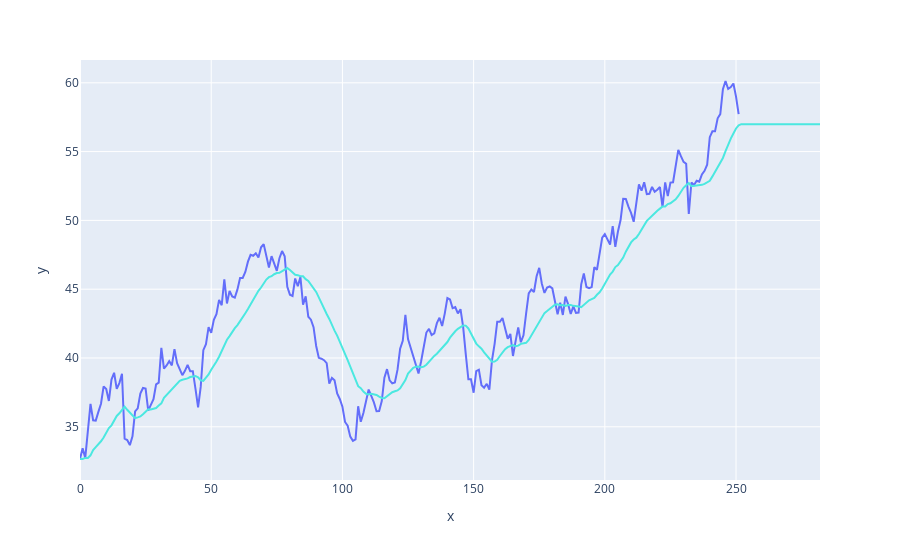

Notebook cell for this chart:
### Markdown cell above
As you can see, moving averages are much better at following the general trend of the data depending on the order selected (you can try different orders and witness the consequences on the visualization). However moving averages present a major drawback :
Since the moving average is calculated over the $T$ previous dates (current date included) it is always lagged compared to the actual time series, and the higher the order the longer the lag.

### Exponential Smoothing

This is a very popular scheme to produce a smoothed Time Series. Whereas in Single Moving Averages the past observations are weighted equally, Exponential Smoothing assigns exponentially decreasing weights as the observation get older.

In other words, recent observations are given relatively more weight in forecasting than the older observations.

#### Single exponential smoothing

This smoothing scheme begins by setting $S_2$ to $X_1$, where $S_i$ stands for smoothed observation at date $i$.

For any date $t$, the smoothed value $S_t$ is given by :

$$
S_t = \alpha X_t + (1-\alpha)S_{t-1}
$$

Where $\alpha \in [0,1]$ and $t \geq 3$

Let's compute an exponential moving average for or column ```Open``` with $\alpha=0.1$ :

### Code cell
from statsmodels.tsa.holtwinters import SimpleExpSmoothing

SES = SimpleExpSmoothing(data["Open"])
SES_fit = SES.fit(0.1)
SES_predict = SES_fit.predict(start=0, end = len(data)+30)

fig = px.line(x=range(len(data)), y=data["Open"])
fig.add_trace(px.line(x=SES_predict.index, y=SES_predict).data[0])
fig['data'][1]['line']['color']="#4BE8E0"
fig.show()

### Figure 1 — Plotly figure (JSON) as saved in the notebook; plotly's stock layout.template omitted (floating-point values rounded to 4 significant figures; data arrays with more than 128 entries replaced by an {"elided": "..."} marker saying what was removed)
{"data": [{"hovertemplate": "x=%{x}<br>y=%{y}<extra></extra>", "legendgroup": "", "line": {"color": "#636efa", "dash": "solid"}, "marker": {"symbol": "circle"}, "mode": "lines", "name": "", "orientation": "v", "showlegend": false, "type": "scatter", "x": {"elided": "252 int values"}, "xaxis": "x", "y": {"elided": "252 float values"}, "yaxis": "y"}, {"hovertemplate": "x=%{x}<br>y=%{y}<extra></extra>", "legendgroup": "", "line": {"color": "#4BE8E0", "dash": "solid"}, "marker": {"symbol": "circle"}, "mode": "lines", "name": "", "orientation": "v", "showlegend": false, "type": "scatter", "x": {"elided": "283 int values"}, "xaxis": "x", "y": {"elided": "283 float values"}, "yaxis": "y"}], "layout": {"legend": {"tracegroupgap": 0}, "margin": {"t": 60}, "xaxis": {"anchor": "y", "domain": [0, 1], "title": {"text": "x"}}, "yaxis": {"anchor": "x", "domain": [0, 1], "title": {"text": "y"}}}}
